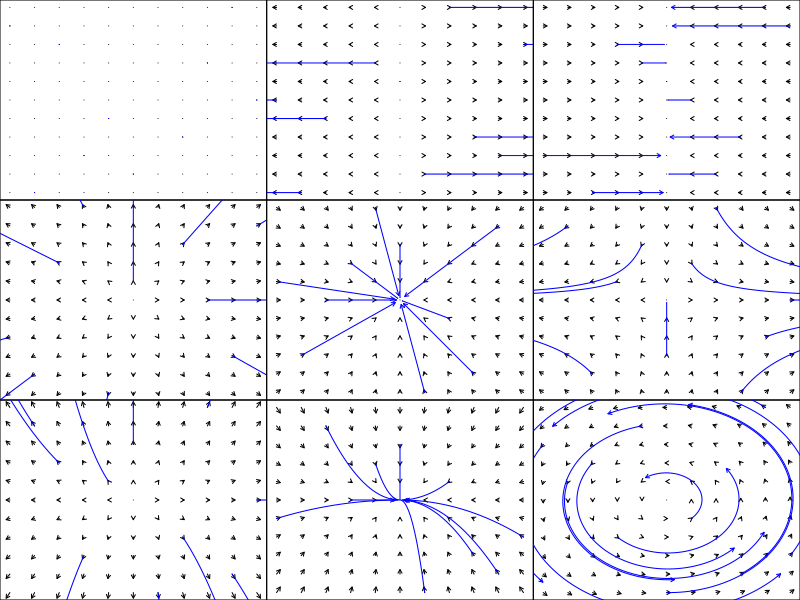
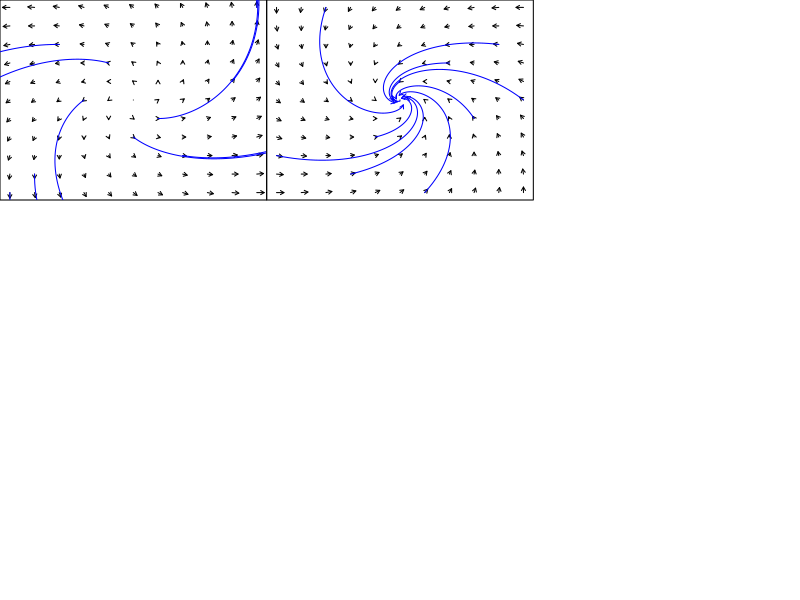

Recreate these plots in R, in order.
# Function to plot vector fields and approximate solutions for a given linear
# system matrix
plot_vf <- function(e_vals) {
  # Gradient function
  Fn <- function(x, y, e_vals) {
    if (is.complex(e_vals)) {
      H <- 1 / sqrt(2) * cbind(c(1i, 1), c(1, 1i))
      Re(t(H %*% diag(e_vals) %*% t(Conj(H)) %*% rbind(x, y)))
    }
    else t(diag(e_vals) %*% rbind(x, y))
  }
  
  # Mesh for plot
  l <- 11
  m <- seq(-1, 1, l = l)
  y <- rep(m, l)
  x <- rep(m, each = l)
  
  # Time step
  dt <- 0.03
  
  # Arrow head length
  arwl <- 0.04
  
  # Gradient over mesh
  Fxy <- Fn(x, y, e_vals)
  
  # Plot vector field - gives warnings for points with zero gradient
  plot(x, y, type = 'n', axes = F)
  box()
  arrows(x, y, x + dt * Fxy[, 1], y + dt * Fxy[, 2], length = arwl)
  
  # Number of time steps
  T <- 100
  
  # Number of solutions
  n_s <- 10
  
  # Randomly initialize solutions
  x_s <- y_s <- matrix(nrow = T, ncol = n_s)
  x_s[1, ] <- sample(m, n_s)
  y_s[1, ] <- sample(m, n_s)
  
  # Approximate solutions with Euler's method
  for (t in 2:T) {
    Fxys <- Fn(x_s[t - 1, ], y_s[t - 1, ], e_vals)
    x_s[t, ] <- x_s[t - 1, ] + dt * Fxys[, 1]
    y_s[t, ] <- y_s[t - 1, ] + dt * Fxys[, 2]
  }
  
  # Plot solutions
  matlines(x_s, y_s, col = 'blue', lty = 1)
  arrows(x_s[T - 1, ], y_s[T - 1, ], x_s[T, ], y_s[T, ], length = arwl, 
         col = 'blue')
}

# Plot vector fields and approximate solutions for a given linear system matrix
par(mfrow = c(3, 3), mar = c(0, 0, 0, 0))

plot_vf(c(0, 0))
plot_vf(c(1, 0))
plot_vf(c(-1, 0))
plot_vf(c(1, 1))
plot_vf(c(-1, -1))
plot_vf(c(1, -1))
plot_vf(c(1, 2))
plot_vf(c(-1, -2))
plot_vf(c(1i, -1i))
plot_vf(c(1 + 1i, 1 - 1i))
plot_vf(c(-1 + 1i, -1 - 1i))

